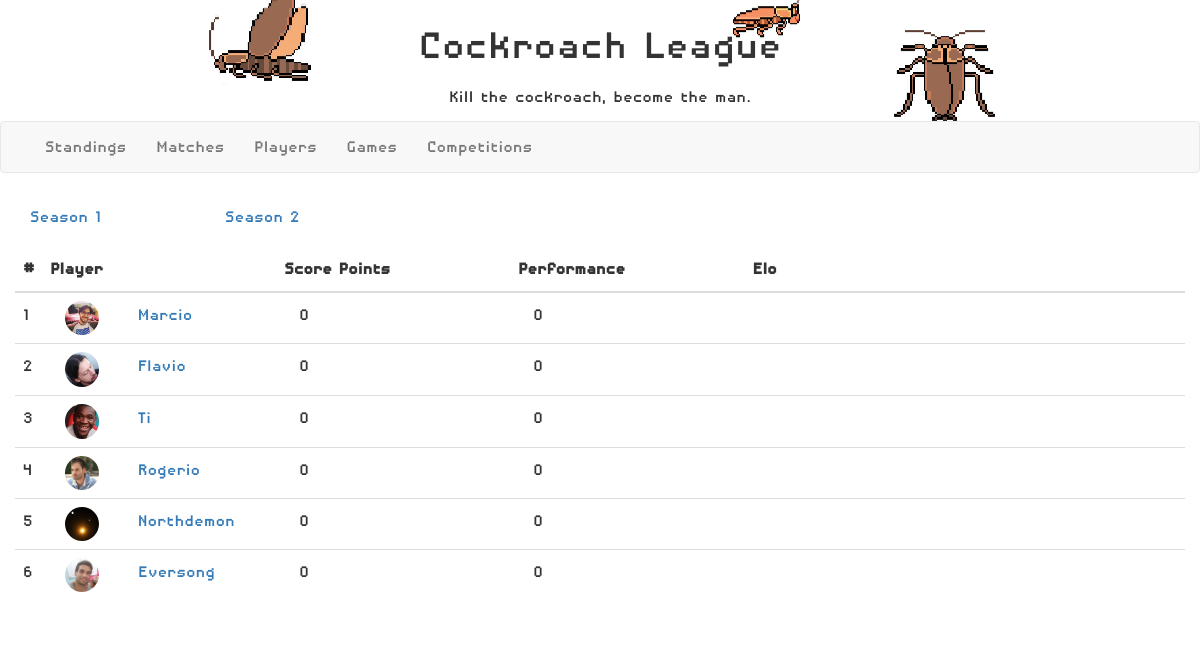
Page /rankings/Eight-Minute Empire/1 on the earlier database version.
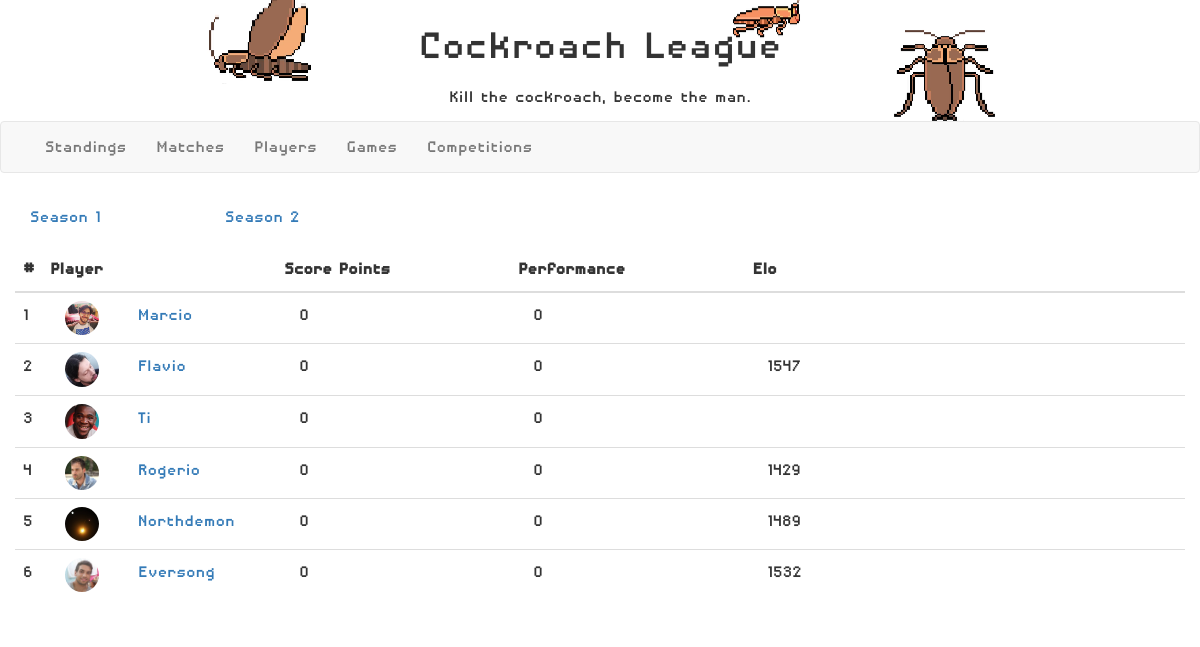
Same page on the later database version.
### rankings/models.py (models this page shows)
class TotalClassification(models.Model):
    class Meta:
        unique_together = (('standing_position', 'player'),)
    standing_position = models.IntegerField(primary_key=True)
    player = models.ForeignKey(Player, on_delete=models.CASCADE)
    score_points = models.FloatField()
    performance_points = models.FloatField()
    competition_id = models.ForeignKey(Competition, on_delete=models.CASCADE)

class Player(models.Model):
    player_nickname = models.CharField(max_length=15, primary_key=True, null=False)
    player_first_name = models.CharField(max_length=15, null=False)
    player_last_name = models.CharField(max_length=15, null=False)
    player_photo = models.ImageField()
    player_bio = models.TextField(null=True, blank=True)
    def __str__(self):
        return self.player_nickname

class PlayerGameElo(models.Model):
    game = models.ForeignKey(Game, on_delete=models.CASCADE)
    player = models.ForeignKey(Player, on_delete=models.CASCADE)
    score = models.IntegerField(null=False, default=1500)

### rankings/views.py (the view)
# urls.py: path('<game_name>/<int:competition_id>', views.game_standings, name='game_standings'),
def game_standings(request, game_name, competition_id=1):
    score_controller = ScoresController()
    classifications = score_controller.generate_game_standings(game_name, competition_id)
    classifications_elo_tuple = []
    for item in classifications:
        player_game_elo = PlayerGameElo.objects.filter(game=Game.objects.filter(game_name=game_name).filter().first(),
                                                       player=item.player).first()
        classifications_elo_tuple.append((item, player_game_elo))
    context = {
        'classifications_elo_tuple': classifications_elo_tuple,
        'game_name': game_name,
        'competition_id': competition_id
    }
    return render(request, 'classification_by_game.html', context=context)

### rankings/controllers.py (called while the page is built)
    def get_player_performance_by_game(self, player, game_name, competition_id=1):
        possible_points = 0
        scored_points = 0
        game_match_results = GameMatchResult.objects.filter(result_player=player,
                                                            result_match_id__match_game__game_name=game_name,
                                                            result_match_id__competition_id=competition_id)
        for match_result in game_match_results:
            table_points = TablePoints.objects.filter(table_standing="1").first()
            game = match_result.result_match_id.match_game
            possible_points += table_points.table_score * game.game_complexity
            scored_points += match_result.result_points
        return scored_points / possible_points if scored_points != 0 else 0

### templates/classification_by_game.html (shortened to what this page needs)
{% extends "base_generic.html" %}
{% block content %}
    {% load staticfiles %}
    <link href="https://maxcdn.bootstrapcdn.com/bootstrap/3.3.7/css/bootstrap.min.css" rel="stylesheet"/>
    <link href="https://cdnjs.cloudflare.com/ajax/libs/datatables/1.10.12/css/dataTables.bootstrap.min.css" rel="stylesheet"/>
    <div class="container">
        <div class="row" style="margin-top: 15px">
            <div class="col-md-2"><a href="{% url 'game_standings' game_name=game_name competition_id=1 %}">Season 1</a></div>
            <div class="col-md-2"><a href="{% url 'game_standings' game_name=game_name competition_id=2 %}">Season 2</a></div>
        </div>
        <div class="row" style="margin-top: 15px">
        <table id="classification_table" class="table" cellspacing="0" width="100%">
            <thead>
            <tr>
                <th style="width: 1%">#</th>
                <th style="width: 20%">Player</th>
                <th style="width: 20%">Score Points</th>
                <th style="width: 20%">Performance</th>
                <th style="...">Elo</th>
            </tr>
            </thead>
            <tbody>
            {% for entry, elo in classifications_elo_tuple %}
            <tr>
                <td>{{ entry.standing_position }}</td>
                <td>
                    <div>
                        <div class="col-md-4 ">
                            <img class="img img-circle" src="{{ MEDIA_URL }}{{ entry.player.player_photo.url }}">
                        </div>
                        <div class="col-md-2">
                            <a href="{% url 'player' entry.player  %}">{{ entry.player }}</a>
                        </div>
                    </div>
                </td>
                <td><div class="col-md-2">{{ entry.score_points }}</div></td>
                <td><div class="col-md-2">{{ entry.performance_points }}</div></td>
                <td><div class="col-md-2">{{ elo.score }}</div></td>
            </tr>
            {% endfor %}
            </tbody>
        </table>
        </div>
    </div>
{% endblock %}

Differences in the rows shown:
changed TotalClassification "Flavio": score (not shown) → "1547"
changed TotalClassification "Rogerio": score (not shown) → "1429"
changed TotalClassification "Northdemon": score (not shown) → "1489"
changed TotalClassification "Eversong": score (not shown) → "1532"
